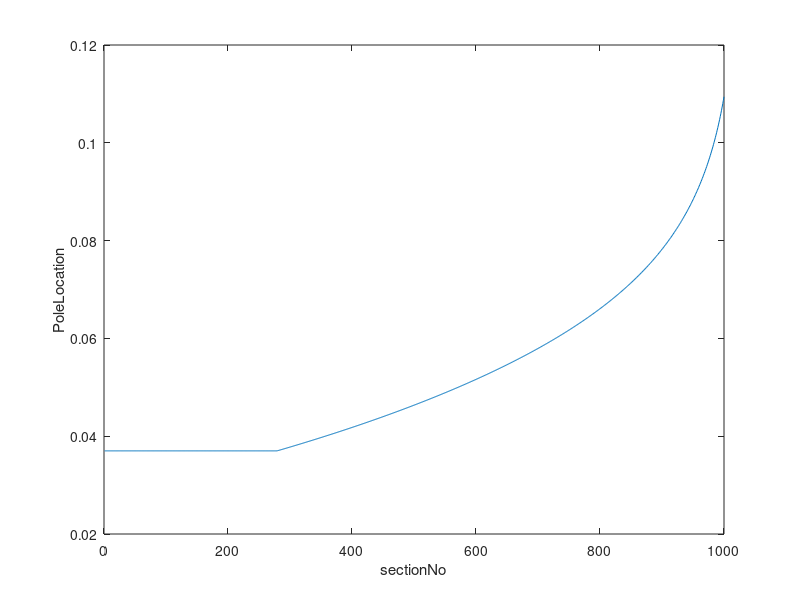
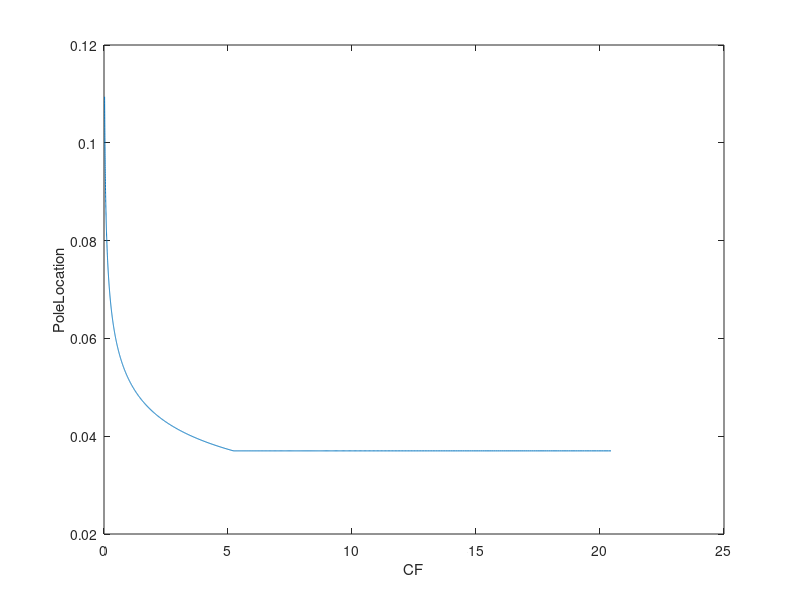
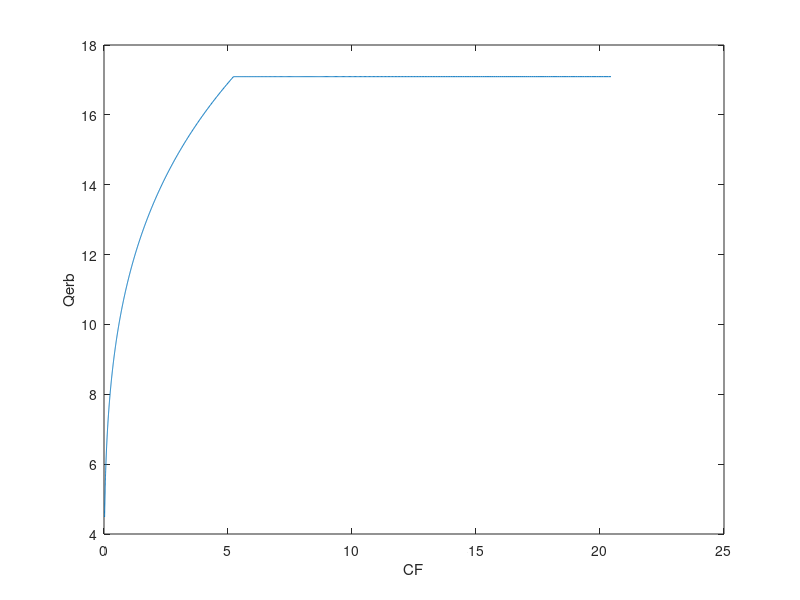

Write MATLAB code to recreate these figures, in order.
close all
clear all

Nsec=1000;
BMlength=35e-3 - 1e-3; %35 mm BM length - 1 mm helicotrema width
dx=BMlength/Nsec;
Ga=20682;
Galpha=61.765;
Gbeta=140.6;
%Greenwoodmap
x=dx:dx:BMlength;
fres=(Ga*10.^(-Galpha*x))-Gbeta; %the greenwood function

%%parameters: comes from fit to tuning data
acat=11.4596;
bcat=0.2533;

aQ=0.3570;
bQ=-0.7933;

a=0.2927;
b=-1.2337;

Qhuman=acat*(fres/1000).^bcat;
%calculation of the starting poles using the powerlaw fit of the Qerb/pole
%function of Verhulst et al. 2012
StartingPoles=aQ*Qhuman.^bQ;
%for stability and memory purposes in the model, do not go beyond the range
%of 0.3 and 0.03 for the model poles. So limit these
Ns=find(StartingPoles<0.037);
StartingPoles(Ns)=0.037;

figure,plot(StartingPoles)
xlabel('sectionNo'),ylabel('PoleLocation')

figure,plot(fres/1000,StartingPoles)
xlabel('CF'),ylabel('PoleLocation')

%model Q calculated from the StartingPoles
ModelQ=a*StartingPoles.^b;
figure,plot(fres/1000,ModelQ)
xlabel('CF'),ylabel('Qerb')